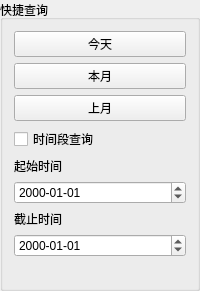
          <widget class="QGroupBox" name="m_grpKJCX">
           <property name="title">
            <string>快捷查询</string>
           </property>
           <layout class="QVBoxLayout" name="verticalLayout_8">
            <item>
             <widget class="QPushButton" name="m_btnCXTJJT">
              <property name="text">
               <string>今天</string>
              </property>
             </widget>
            </item>
            <item>
             <widget class="QPushButton" name="m_btnCXTJBY">
              <property name="text">
               <string>本月</string>
              </property>
             </widget>
            </item>
            <item>
             <widget class="QPushButton" name="m_btnCXTJSY">
              <property name="text">
               <string>上月</string>
              </property>
             </widget>
            </item>
            <item>
             <widget class="QCheckBox" name="m_ckbSJDCX">
              <property name="text">
               <string>时间段查询</string>
              </property>
             </widget>
            </item>
            <item>
             <widget class="QLabel" name="label_46">
              <property name="text">
               <string>起始时间</string>
              </property>
              <property name="textFormat">
               <enum>Qt::AutoText</enum>
              </property>
              <property name="margin">
               <number>0</number>
              </property>
              <property name="indent">
               <number>-1</number>
              </property>
             </widget>
            </item>
            <item>
             <widget class="QDateEdit" name="m_dtQSSJ">
              <property name="displayFormat">
               <string>yyyy-MM-dd</string>
              </property>
             </widget>
            </item>
            <item>
             <widget class="QLabel" name="label_47">
              <property name="text">
               <string>截止时间</string>
              </property>
             </widget>
            </item>
            <item>
             <widget class="QDateEdit" name="m_dtJZSJ">
              <property name="displayFormat">
               <string>yyyy-MM-dd</string>
              </property>
             </widget>
            </item>
            <item>
             <widget class="QLabel" name="label_45">
              <property name="text">
               <string/>
              </property>
             </widget>
            </item>
           </layout>
          </widget>
